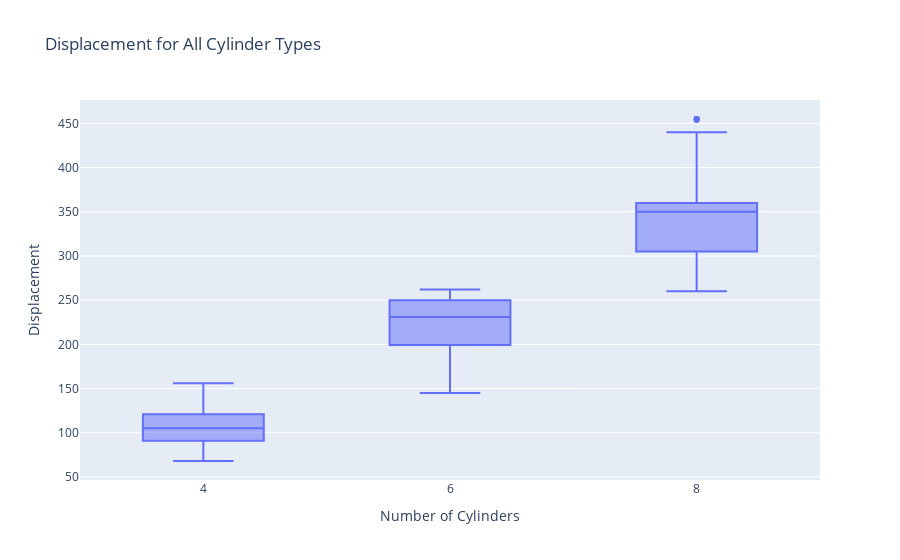

Write notebook code for a chart like this one.
### Markdown cell above
<br>
<details>
    <summary>Blockly Hints</summary>
    <ul>
        <li>Notation
            <ul>
                <li><code>A</code> &nbsp;:&nbsp; <code>B</code>&nbsp; means snap blocks A and B together.</li>
                <li><code>A</code> &nbsp;&lt;-&nbsp; <code>B</code>&nbsp; means insert block B into the hole in block A.</li>
            </ul>
        </li>
        <li>Blocks
            <ul>
                <li>freestyle
                    <ul>
                        <li>Unless specifically instructed, use the first block from the FREESTYLE menu.</li>
                    </ul>
                </li>
                <li><code>with .. do .. using ..</code>
                    <ul>
                        <li>The <code>with .. do .. using ..</code> block is found under VARIABLES.</li>
                        <li>You can use the <code>+ -</code> controls on the block to change the number of notches. Unless specifically instructed, the block should not have any empty notches when you click Blocks to Code. </li>
                        <li>If <code>do</code> dropdown says "!Not populated until you execute code", click anywhere in the notebook tab, then click try "Run All Above Selected Cell" from the "Run" menu.</li> 
                        <li>If <code>with .. do .. using ..</code> block does not want to snap together nicely with the <code>set .. to</code> block, try dragging the <code>set .. to</code> block instead.</li>
                    </ul>
                </li>
                </ul>
                </li>
                <li>variable<ul>
                    <li>After it is created, each variable has its own block at the end of the VARIABLES menu.</li>
                </ul>
                </li>
            </ul>
        </li>
    </ul>
</details>

### Code cell
#!response
px.box(df, x="cylinders", y="displacement", title=title, labels=labels)

### Figure 1 — Plotly figure (JSON) as saved in the notebook; plotly's stock layout.template omitted (floating-point values rounded to 4 significant figures; data arrays with more than 128 entries replaced by an {"elided": "..."} marker saying what was removed)
{"data": [{"alignmentgroup": "True", "hovertemplate": "Number of Cylinders=%{x}<br>Displacement=%{y}<extra></extra>", "legendgroup": "", "marker": {"color": "#636efa"}, "name": "", "notched": false, "offsetgroup": "", "orientation": "v", "showlegend": false, "type": "box", "x": {"elided": "385 int values"}, "x0": " ", "xaxis": "x", "y": {"elided": "385 float values"}, "y0": " ", "yaxis": "y"}], "layout": {"autosize": true, "boxmode": "group", "legend": {"tracegroupgap": 0}, "title": {"text": "Displacement for All Cylinder Types"}, "xaxis": {"anchor": "y", "autorange": true, "domain": [0, 1], "range": [3, 9], "title": {"text": "Number of Cylinders"}, "type": "linear"}, "yaxis": {"anchor": "x", "autorange": true, "domain": [0, 1], "range": [46.5, 476.5], "title": {"text": "Displacement"}, "type": "linear"}}}
